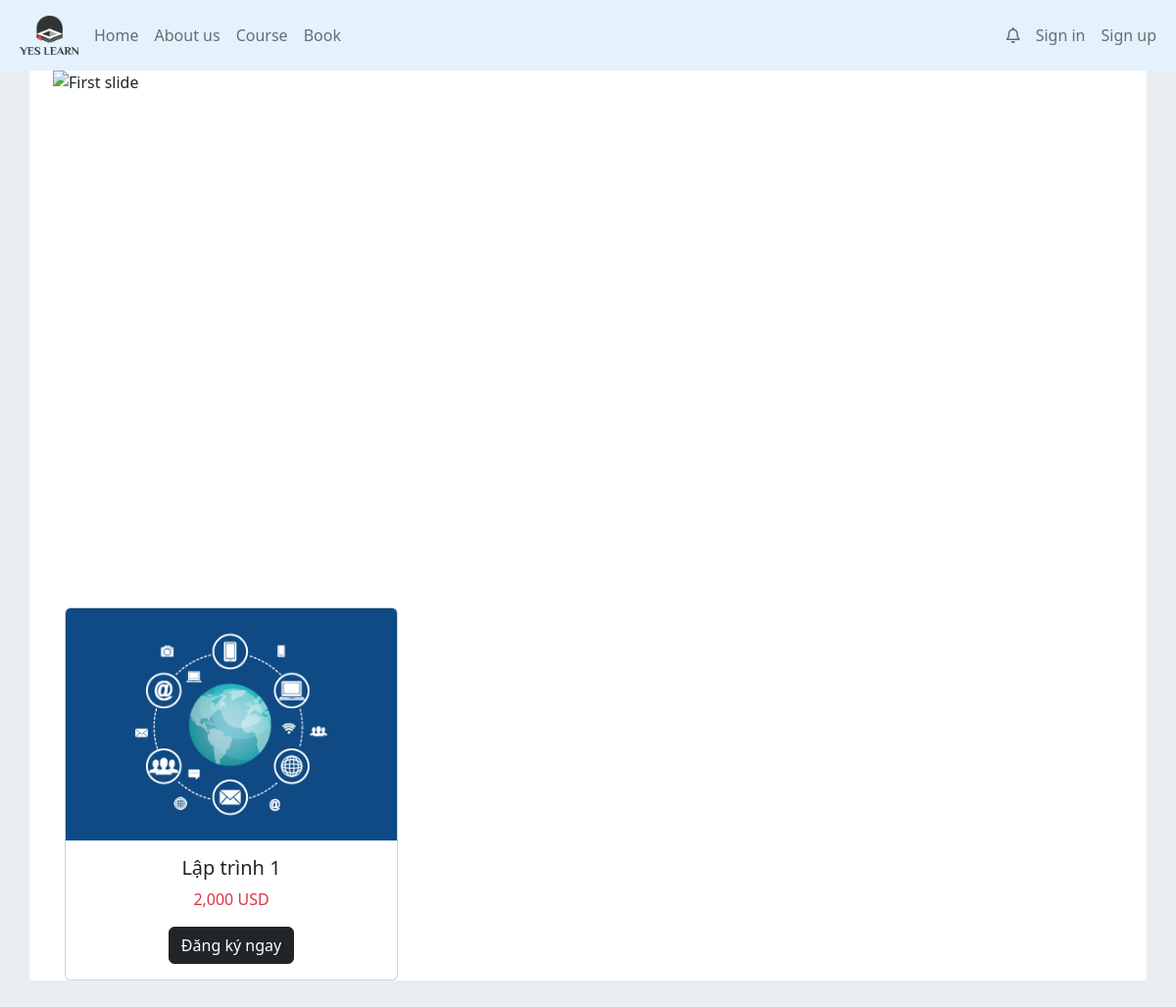
The app's page /index.php?q=course with its own data.
### tables this page shows
CREATE TABLE `course` (
	`courseID` char(6) PRIMARY KEY,
	`teacherID` int NOT NULL references `teacher`(`teacherID`),
	`courseName` varchar(50) not null unique,
	`description` varchar(5000),
	`fee` int not null check(`fee` >= 0),
	`lessonNum` tinyint DEFAULT 0,
	 
	`fullTime` int not null DEFAULT 0,
	 
	`createTime` datetime,
	`studentNum` int DEFAULT 0,
	 
	`image` varchar(50)
);

### index.php (called while the page is built, shortened)
<?php
require_once(app_root . "/view/theme/templates.php");

### mvc/Database.php (called while the page is built, shortened)
<?php
class Database
{
	private static $instance = null;
	public static function getInstance()
	{
		if (!self::$instance) {
			self::$instance = new Database();
		}
		return self::$instance;
	}
	public function open_connection()
	{
		$this->con = mysqli_connect(server, user, pass);
		if (!$this->con) {
			echo "Problem in database connection! Contact administrator!";
			exit();
		} else {
			$db_select = mysqli_select_db($this->con, database_name);
		}
	}
}

### mvc/model/course.php (called while the page is built, shortened)
<?php
require_once(app_root . '/Database.php');
class Course
{
    public function getAll()
    {
        $db = Database::getInstance();
        $sql = "SELECT * FROM course";
        $result = mysqli_query($db->con, $sql);
        return $result;
    }
}

### mvc/view/course.php (the view, shortened to what this page needs)
<?php
require_once app_root . '/model/course.php';
?>
<div class="container-fluid">
    <div id="thecarousel" class="carousel slide" data-bs-ride="carousel">
        <div class="carousel-indicators">
            <button type="button" data-bs-target="#thecarousel" data-bs-slide-to="0" class="active"></button>
            <button type="button" data-bs-target="#thecarousel" data-bs-slide-to="1"></button>
            <button type="button" data-bs-target="#thecarousel" data-bs-slide-to="2"></button>
            <button type="button" data-bs-target="#thecarousel" data-bs-slide-to="3"></button>
            <button type="button" data-bs-target="#thecarousel" data-bs-slide-to="4"></button>
        </div>
        <div class="carousel-inner">
            <div class="carousel-item active">
                <img src="https://img.freepik.com/free-vector/kindergarten-school-scene-with-two-children-playing-toys-room_1308-61743.jpg?t=st=1655493033~exp=1655493633~hmac=855248686d9e7b0cd04b5c24413d1a1adb442dd3fded21b1a4653b3ef936dd40&w=996" alt="First slide" class="d-block w-100" height="500px">
            </div>
        </div>
        <button type="button" class="carousel-control-prev" data-bs-target="#thecarousel" data-bs-slide="prev">
            <span class="carousel-control-prev-icon"></span>
        </button>
        <button type="button" class="carousel-control-next" data-bs-target="#thecarousel" data-bs-slide="next">
            <span class="carousel-control-next-icon"></span>
        </button>
    </div>
    <div class="container my-5">
        <div class="row row-cols-2 row-cols-md-3 g-4">
            <?php
            $courseList = new Course();
            $result = $courseList->getAll();
            if ($result) {
                while ($data = $result->fetch_assoc()) {
            ?>
                    <div class="col">
                        <div class="card h-100 text-center">
                            <a href="index.php?q=course&courseID=<?= $data['courseID'] ?>">
                                <div class="zoom">
                                    <img src="<?php echo asset . "/course_image/" . $data['image'] ?>" class="card-img-top" alt="...">
                                </div>
                            </a>
                            <div class="card-body">
                                <h5 class="card-title"><?php echo $data['courseName'] ?></h5>
                                <p class="card-text text-danger"><?php echo number_format($data['fee']) ?> USD</p>
                                <form action="<?= web_root . '/mvc/controller/attend.php' ?>" method="post">
                                    <button type="submit" class="btn btn-dark">Đăng ký ngay</button>
                                </form>
                            </div>
                        </div>
                    </div>
            <?php
                }
            }
            ?>
        </div>
    </div>
</div>

### css/style.css (style rules this page uses)
body { background: rgb(234, 238, 241) }

### records on screen
course: image (picture), courseName "Lập trình 1", fee "2,000"
